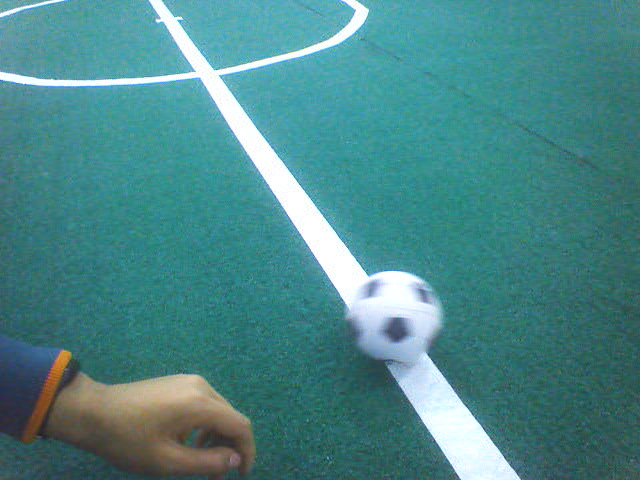
//> input picture OpenCV3/11_19_Bianhuan_2/upper_image_002.png, 640 x 480 px
$ ./11_19_Bianhuan_2 upper_image_002.png   (built with g++ and OpenCV 4)
//> lines starting //> are read from the running program, lines starting //| are printed output that depends on the picture; after the words box and inside, x2 and y2 are one past the last pixel; in counts of white or black regions, pixels touching at a corner belong together
#include <opencv2/opencv.hpp>
#include <iostream>
using namespace std;

int main(int argc, char const *argv[])
{
    cv::Mat img_rgb, img_gry, img_cny;

    cv::namedWindow("Gray", cv::WINDOW_AUTOSIZE);
    cv::namedWindow("Canny", cv::WINDOW_AUTOSIZE);

    img_rgb = cv::imread(argv[1]);
//> img_rgb is the input picture: 480 rows x 640 cols, CV_8UC3; mean B, G, R 136.2, 135.2, 74.3
    cv::cvtColor(img_rgb, img_gry, cv::COLOR_BGR2GRAY);
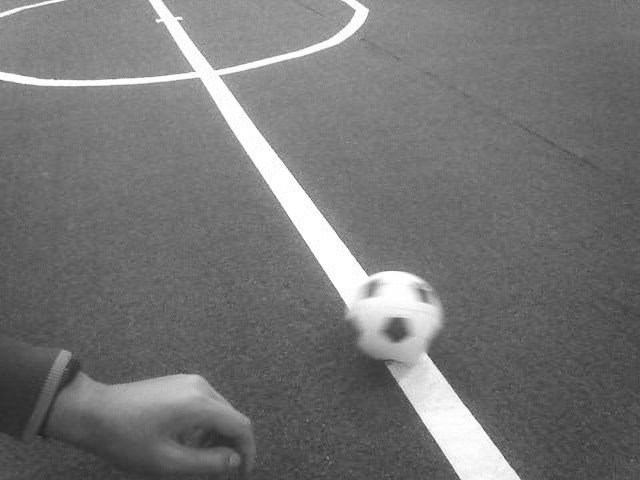
//> img_gry: 480 rows x 640 cols, CV_8UC1; min 29, max 255, mean 117
    cv::imshow("Gray", img_gry);
    //(example1)
    // cv::imshow("Gray", img_gry);

    // cv::Canny(img_gry, img_cny, 10, 100, 3, true);
    // cv::imshow("Canny", img_cny);
    //(excample2)
    cv::Mat img_pyr,img_pyr2;
    cv::pyrDown(img_gry, img_pyr);
    cv::pyrDown(img_pyr, img_pyr2);
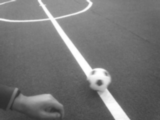
//> img_pyr2: 120 rows x 160 cols, CV_8UC1; min 45, max 255, mean 117.2
    cv::Canny(img_pyr2, img_cny, 10, 100, 3, true);
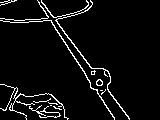
//> img_cny: 120 rows x 160 cols, CV_8UC1; 5.3% white in thin lines or dots, all inside (x1, y1, x2, y2) = (0, 0, 130, 120)
    cv::imshow("Canny", img_cny);

    int x=16;
    int y=32;
    cv::Vec3b intensity = img_rgb.at< cv::Vec3b >(x,y)[0];
//> intensity = [126, 0, 0]
    uchar blue = intensity[0];
//> blue = 126
    uchar green = intensity[1];
//> green = 0
    uchar red = intensity[2];
//> red = 0
    cout << "At (x,y) = ("<< x << "," << y << "): (blue, green, red) = (" << (unsigned int)blue << "," << (unsigned int)green << "," << (unsigned int)red << endl;
//| At (x,y) = (16,32): (blue, green, red) = (126,0,0
    cout << "Gray pixel there is: " << (unsigned int)img_gry.at<uchar>(y, x) << endl;
//| Gray pixel there is: 130
    x /= 4; y /= 4;
    cout << "Pyramid2 pixel there is: " << (unsigned int)img_pyr2.at<uchar>(y, x) << endl;
//| Pyramid2 pixel there is: 136
    img_cny.at<uchar>(y,x) = 128;
//> img_cny: 120 rows x 160 cols, CV_8UC1; 1 pixels changed, all inside (x1, y1, x2, y2) = (4, 8, 5, 9)

    cv::waitKey(0);
    /* code */
    return 0;
}
